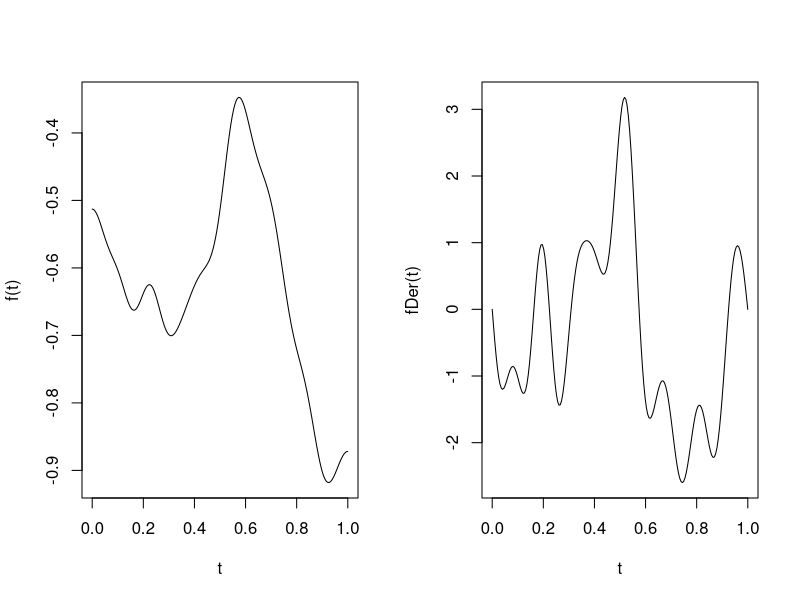

Here is the R script that generated this plot:
kH1Fun <- function(x, y){
  cosh(pmin(x, y)) * cosh(1 - pmax(x, y)) / sinh(1)
}

kH1 <- function(x, y){
  outer(x, y, kH1Fun)
}

lambda <- function(N){ 
  pi^2 * (0:N)^2 
}

basisFun <- function(x, N){
  res <- 1
  if (N >= 1) res <- c(res, sqrt(2) * cos(pi * (1:N) * x))
  return(matrix(res, ncol = 1))
}
basisFunDer <- function(x, N){
  res <- 0
  if (N >= 1) res <- c(res, - sqrt(2) * sin(pi * (1:N) * x) * pi * (1:N))
  return(matrix(res, ncol = 1))
}

L <- 20-1
set.seed(1)
w <- matrix(rnorm(L+1) * (1:(L+1))^{-2}, ncol = 1)

fFun <- function(x){
  t(basisFun(x, L)) %*% w
}
fFunDer <- function(x){
  t(basisFunDer(x, L)) %*% w
}


beta <- 1 + lambda(L)
fNorm <- sqrt( sum( beta * w^2) ) 

# modify fFun and fFunDer such that it accepts vectors as arguments
f <- function(x) sapply(x, fFun) 
fDer <- function(x) sapply(x, fFunDer) 

# graphical representation of the test function and its derivative
t <- seq(0, 1, length = 200)
par(mfrow = c(1, 2))
plot(t, f(t), lty = 1, type = "l")
plot(t, fDer(t), lty = 1, type = "l")

fSq <- function(x) {
  f(x)^2 + fDer(x)^2
}
